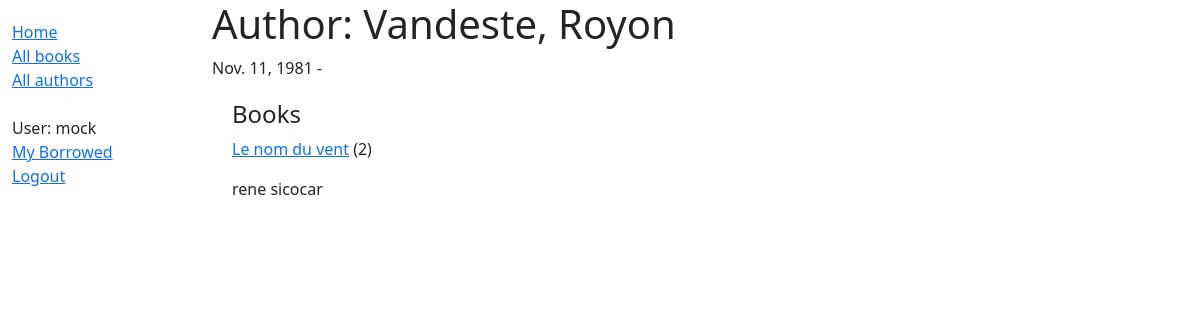
Before: /catalog/author/2 (signed in) with the older database file.
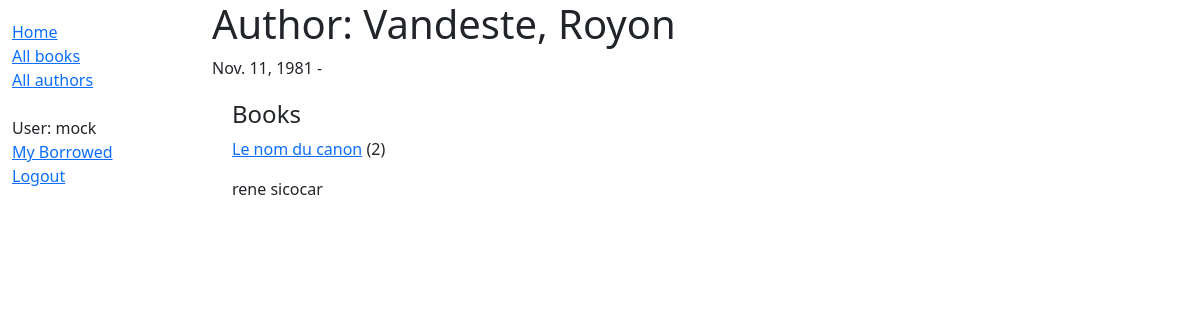
After: the same page with the newer database file.
### catalog/models.py (models this page shows, shortened)
class Book(models.Model):
    title = models.CharField(max_length=200)
    author = models.ForeignKey('Author', on_delete=models.SET_NULL, null=True)
    summary = models.TextField(
        max_length=1000, help_text='Enter a brief description of the book')
    isbn = models.CharField('ISBN', max_length=13, unique=True,
                            help_text='13 Character <a href="https://www.isbn-international.org/content/what-isbn">ISBN number</a>')
    genre = models.ManyToManyField(
        Genre, help_text='Select a genre for this book')
    language = models.ForeignKey(
        Language, on_delete=models.SET_NULL, null=True)
    def get_absolute_url(self):
        return reverse("book-detail", args=[str(self.id)])
    def display_genre(self):
        """Create a string for the Genre. This is required to display genre in Admin."""
        return ', '.join(genre.name for genre in self.genre.all()[:3])
    display_genre.short_description = 'Genre'

### catalog/views.py (the view)
# urls.py: path('author/<int:pk>', views.AuthorDetailView.as_view(), name='author-detail'),
class AuthorDetailView(DetailView):
    model = Author

### catalog/models.py (called while the page is built)
    def __str__(self):
        return f'{self.last_name}, {self.first_name}'

### catalog/templates/catalog/author_detail.html
{% extends 'base_generic.html' %} {% block content %}
<h1>Author: {{ author }}</h1>
<p>{{ author.date_of_birth }} -</p>
<div style="margin-left: 20px; margin-top: 20px">
  <h4>Books</h4>
  {% for book in author.book_set.all %}
  <p>
    <a href="{{ book.get_absolute_url }}">{{ book.title }}</a>
    ({{ book.bookinstance_set.count }})
  </p>
  <p>{{ book.summary }}</p>
  {% endfor %}
</div>
{% endblock %}

Changed rows visible on the page:
changed Book "rene sicocar": title "Le nom du vent" → "Le nom du canon"
